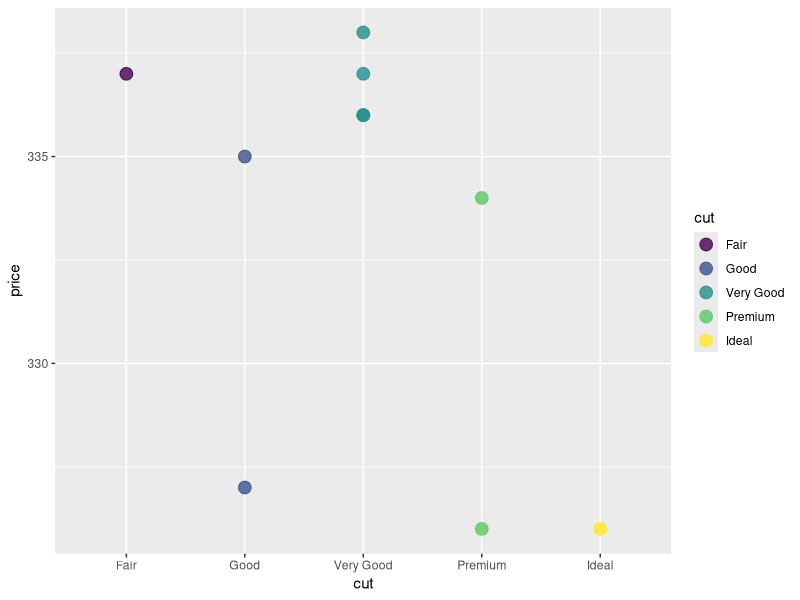
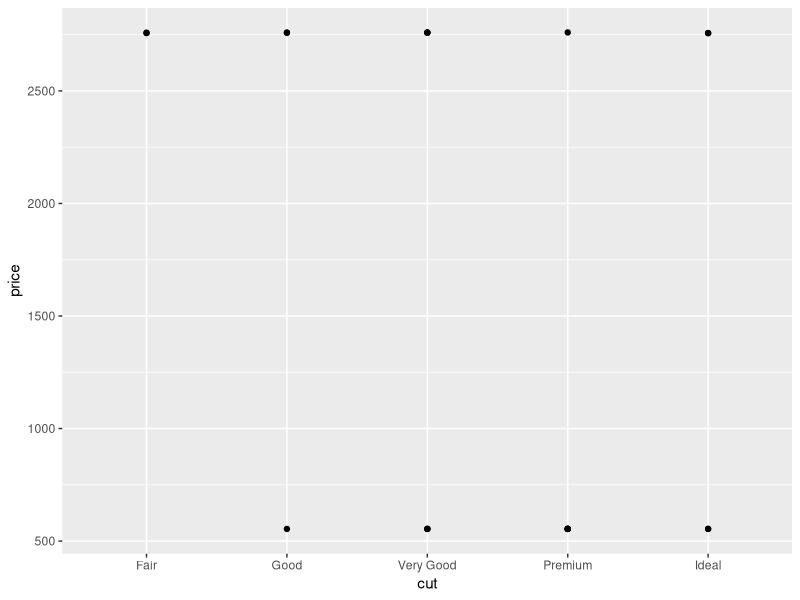
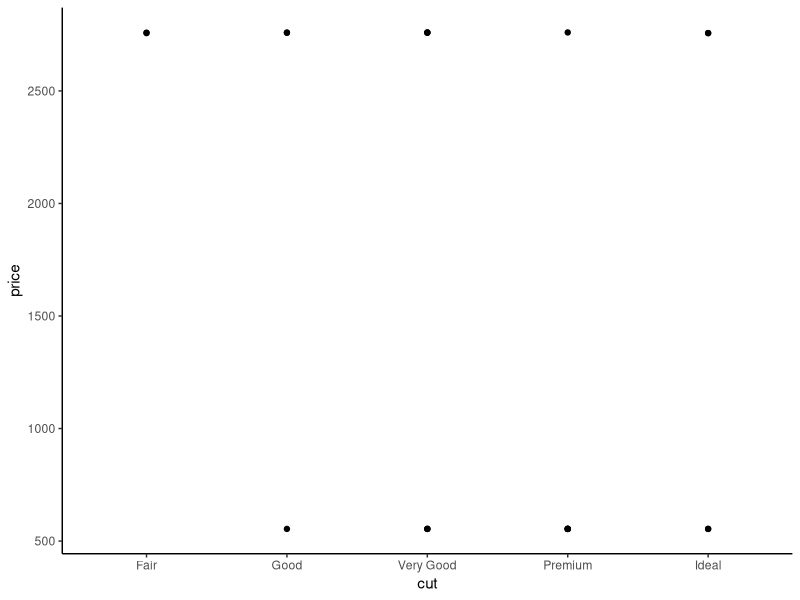
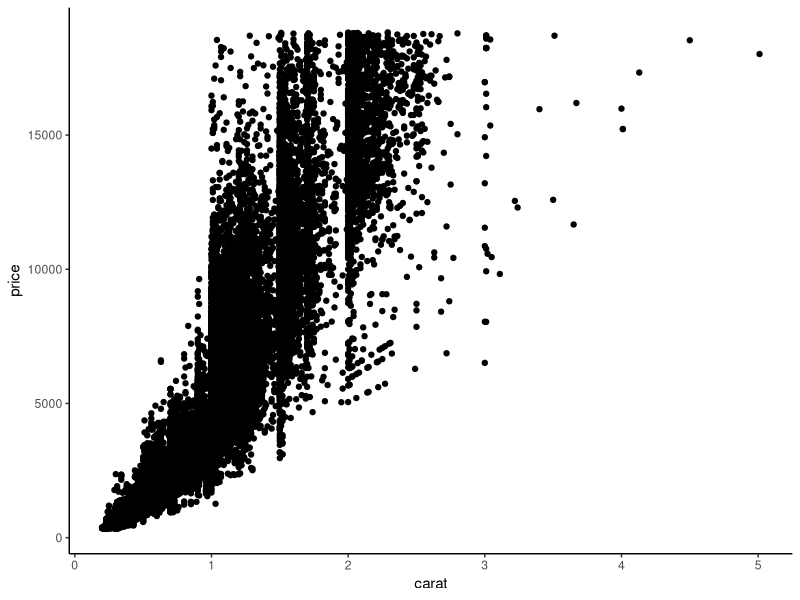
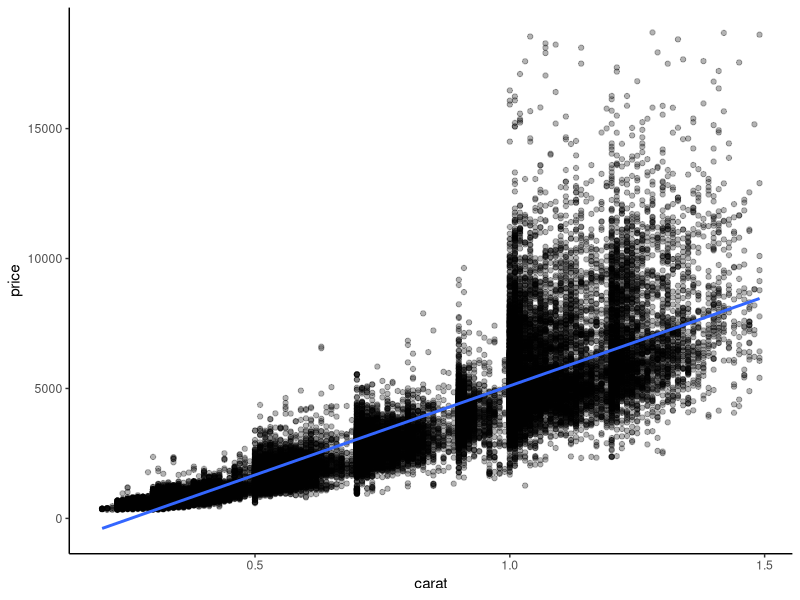

Here is the R script that generated these plots, in order:
## ---- chunk 1

#To read some pieces of code that other people have already written, we can borrow those codebooks from the R library. 

#Here, we borrow some instructions for making plots, which also includes the sample dataset called 'diamonds', by calling up the code using the 'library' function:  
library(ggplot2)

#This is like checking out a codebook from the library - you get to keep it at hand as long as you're working in this space.

#The 'head' command in bash has the same name in R, but it is a function too: 
head(diamonds)

#To change the number of rows displayed, it looks like this: 
head(diamonds, n=10)

#We also talked about how the function nrow() works just like the bash command (word count) that tells us how many lines are in a file: wc -l
nrow(diamonds)
## ---- chunk 2

#This is an example of some student code where they were looking for all the "Good" diamonds: pretty close! 
diamonds[grep("Good",diamonds)]

#Putting results in a variable is good practice if we want to us them later. 

# Use the '<-' combined symbol to "stuff" your code result from the right side into the variable on the left side. You can name the variable whatever you want! We named it 'stud' here: 
stud <- diamonds[grep("Good",diamonds)]

#Let us make a few modifications. 
#First, let's specify that we are looking in rows with a comma after the grep command
#Then let's grep for the pattern in the "cut" column only. 

#To use column information inside the function, we can use SYNTAX like this:
#diamonds$cut. That calls the column "by its name". 

stud2 <- diamonds[grep("Good",diamonds$cut),]
stud2

#Here is a student example of "subsetting" a dataset. 
#This can be a good idea to figure out how the commands work by using smaller datasets.
diamonds[1:10, c("cut","price")] -> dia
dia

#The student code works, but the more typical way to write this is in R is to put the variable name first and the instructions second: 

dia2 <- diamonds[1:10, c("cut", "price")]
dia2


#Much like the 'MATCH' function in excel, the grep function in R returns the index of the matches. 
#Consider this grep function, which searches for the word 'Premium' in the dataframe 'dia2'. Where does it say the matches are? 
matches <- grep("Premium", dia2$cut)
matches

#You should see all of the row numbers returned. So how do we get the information in the rows returned, instead of just which rows have a match? 

#We might try to just use the returned indexes to grab rows: 
dia2[matches,]

#That works! 

#You could also try using the combine function we saw earlier, because we got more than one row number back: 
dia2[c(matches),]

#That works too!

#Finally, let's see if we can stuff the function inside the dataframe to select the right rows, alll in one line of code: 
dia2[grep("Premium", dia2$cut), ]

#I hope you can see that there are LOTS of ways to do things 'right', not just LOTS of ways to get it a little wrong. 

#Another version of grep that students have tried is 'grepl', which returns something called a boolean. 

#Booleans are either 'TRUE' or 'FALSE' for each of the data items surveyed. 

#This could be useful, let's save that list of values in a variable and try some of the same steps as above. 

stud3 <- grepl("Premium", dia2$cut)
stud3
dia2[stud3,]

#Ah! Both booleans from grepl and indexes from grep work!

#Now, I told you the fun part was plotting. How do we? Try this code: 

ggplot(data = dia, aes(x = cut, y = price, color = cut)) +
  geom_point(alpha = 0.8, size =4)

#You'll notice we need to call out plotting function ggplot(). 

#The function needs a dataset (dia), and the variables to use get packaged into the 'aes()' function (aes = aesthetics; how modern!).

#The handy part of ggplot is that we can add-on instructions with extra functions using the '+' sign - kinda like buying upgrades, but free! 

#Here, we add-on upgrades to our datapoints using the function 'geom_point()' and give it a new color opacity using 'alpha' and a new point size using 'size'. Try to change some values and see what happens!  

#For the TASKS, I've created a subset of diamonds called diatask with this command: 

diaTask <- diamonds[80:100, c(2,7)]
#print(diatask, n = 20) 

## ---- chunk 3
head(diaTask)
## ---- chunk 4
total_rows <- nrow(diaTask)
head(diaTask, n = total_rows)
## ---- chunk 5
diaTask[diaTask$price < 750, ]
## ---- chunk 6
premium_diamonds <- diaTask[grep("Premium", diaTask$cut), ]
ideal_diamonds <- diaTask[grep("Ideal", diaTask$cut), ]
sparkles <- rbind(premium_diamonds, ideal_diamonds)
print(sparkles)
## ---- chunk 7
library(ggplot2)
ggplot(data = diaTask, aes(x = cut, y = price)) + 
  geom_point()
## ---- chunk 8
ggplot(data = diaTask, aes(x = cut, y = price)) + 
  geom_point() +
  theme_classic()
## ---- chunk 9
diasize <- diamonds[, c("carat", "cut", "price")]
## ---- chunk 10
ggplot(data = diasize, aes(x = carat, y = price)) + 
  geom_point() +
  theme_classic()
## ---- chunk 11

## ---- chunk 12
my_clean_data <- diamonds[diamonds$carat < 1.5, ] 
ggplot(data = my_clean_data, aes(x = carat, y = price)) +
  geom_point(alpha = 0.3) +
  geom_smooth(method = "lm") +
  theme_classic()
